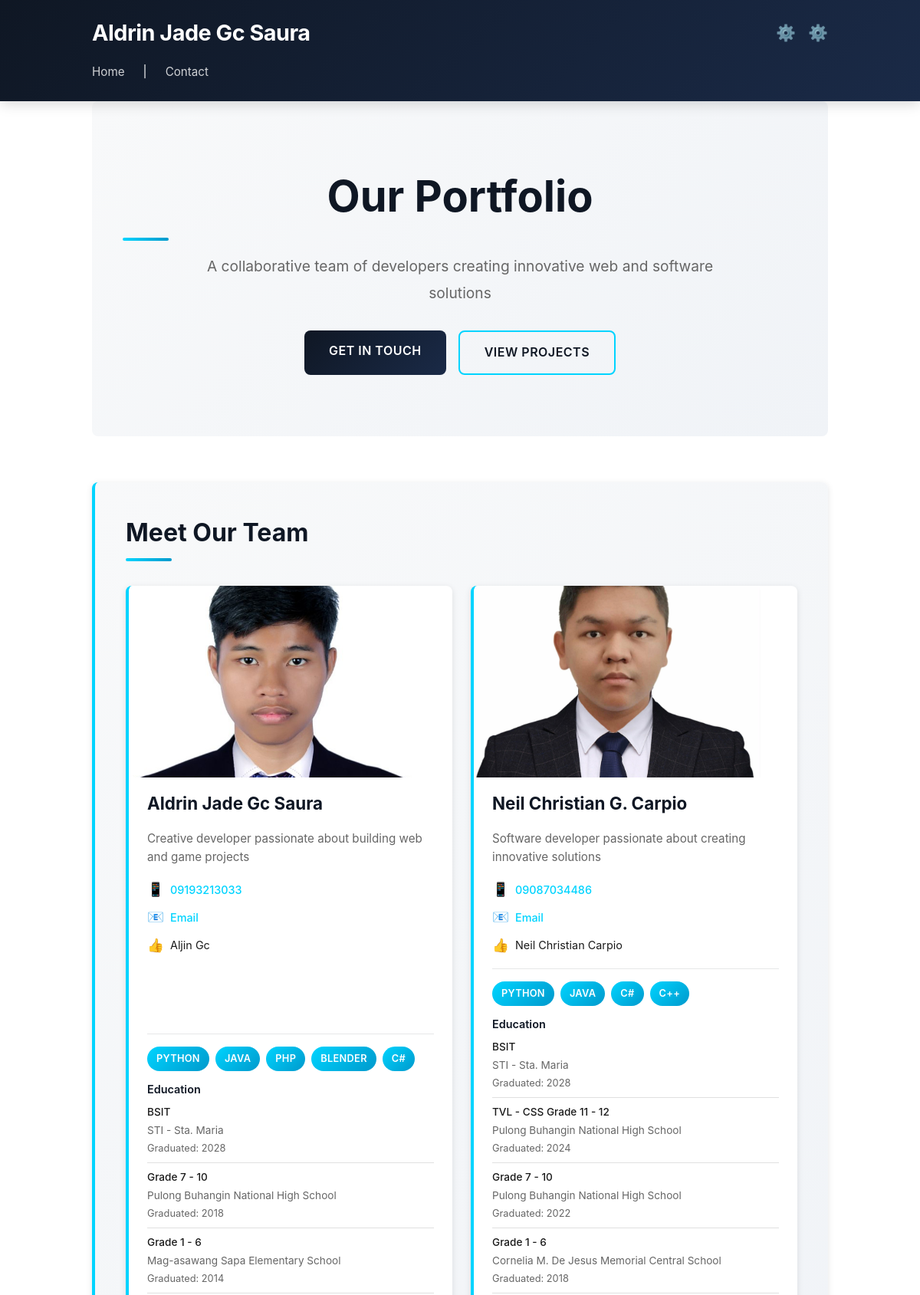
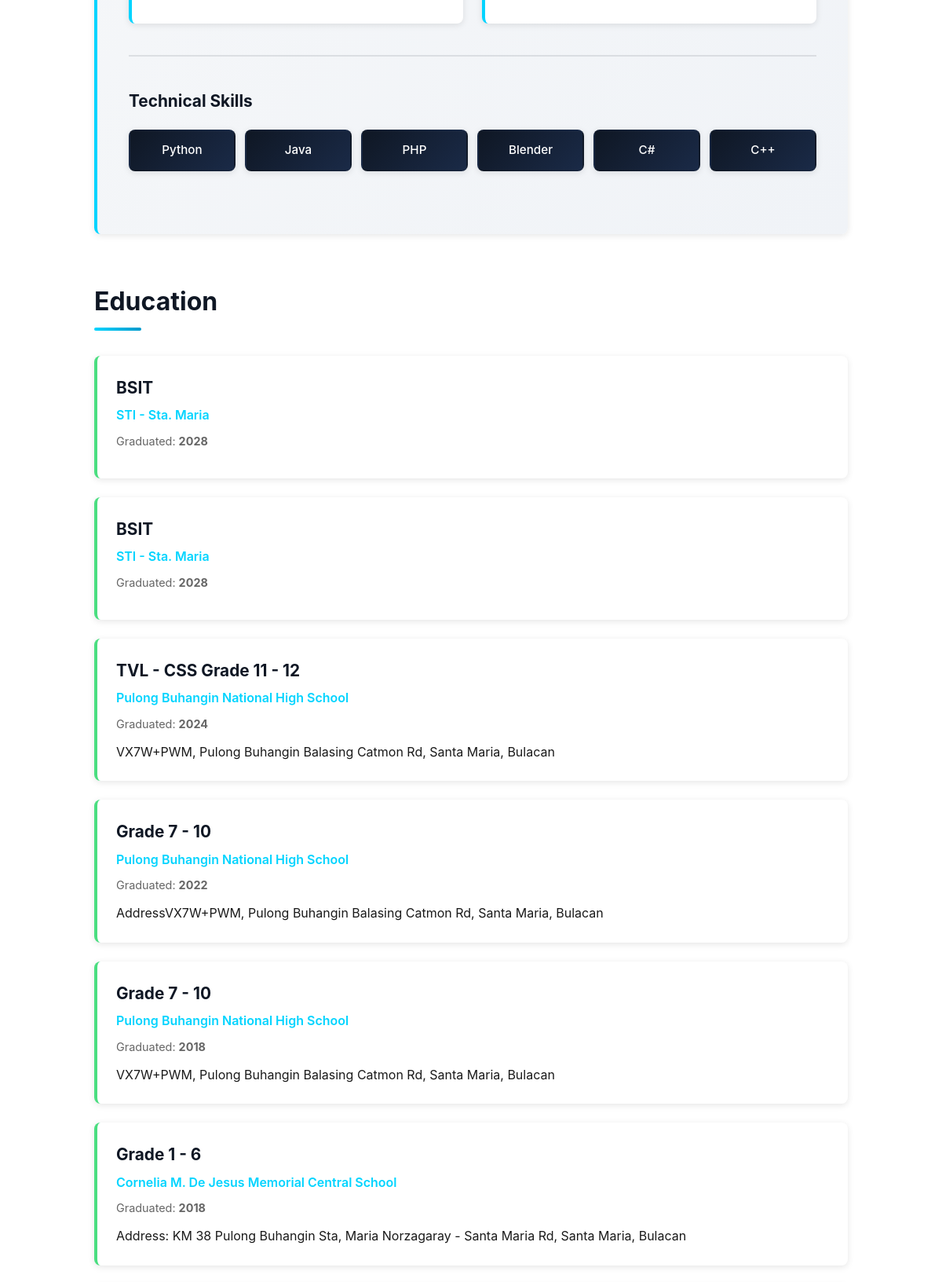
The page /portfolio/ (upper part) on the database its author committed (2 pictures, top to bottom).
### portfolio/models.py (models this page shows, shortened)
class Person(models.Model):
    name = models.CharField(max_length=200)
    photo = models.ImageField(upload_to='team/', null=True, blank=True, help_text='Upload a profile photo')
    bio = models.TextField(blank=True)
    contact_number = models.CharField(max_length=20, blank=True)
    email_primary = models.EmailField(blank=True)
    email_secondary = models.EmailField(blank=True)
    facebook = models.CharField(max_length=200, blank=True)
    instagram = models.CharField(max_length=200, blank=True)
    github = models.URLField(blank=True, help_text='GitHub profile URL')
    linkedin = models.URLField(blank=True, help_text='LinkedIn profile URL')
    twitter = models.URLField(blank=True, help_text='Twitter profile URL')
    skills = models.ManyToManyField(Skill, blank=True, help_text='Select skills for this person')
    order = models.IntegerField(default=0, help_text='Display order (lower numbers first)')
    created_at = models.DateTimeField(auto_now_add=True)
    class Meta:
        verbose_name_plural = 'People'
        ordering = ['order']

class Skill(models.Model):
    name = models.CharField(max_length=100, unique=True)

class Education(models.Model):
    person = models.ForeignKey(Person, on_delete=models.CASCADE, related_name='education', null=True, blank=True)
    school = models.CharField(max_length=200)
    program = models.CharField(max_length=200)
    description = models.TextField(blank=True)
    graduation_year = models.IntegerField()
    class Meta:
        ordering = ['-graduation_year']
        verbose_name_plural = 'Education'

### portfolio/views.py (the view)
# urls.py: path('portfolio/', views.index, name='index'),
def index(request):
    projects = Project.objects.all()
    people = Person.objects.all()  # Get all people
    skills = Skill.objects.all()
    experiences = Experience.objects.all()
    education = Education.objects.all()
    testimonials = Testimonial.objects.all()
    search_query = request.GET.get('q', '')
    if search_query:
        projects = projects.filter(
            Q(title__icontains=search_query) |
            Q(description__icontains=search_query) |
            Q(category__icontains=search_query)
        )
    category_filter = request.GET.get('category', '')
    if category_filter:
        projects = projects.filter(category=category_filter)
    categories = Project.objects.values_list('category', flat=True).distinct()
    return render(request, 'portfolio/index.html', {
        'projects': projects,
        'people': people,  # Pass all people to template
        'skills': skills,
        'experiences': experiences,
        'education': education,
        'testimonials': testimonials,
        'search_query': search_query,
        'categories': categories,
        'selected_category': category_filter,
    })

### templates/portfolio/index.html (shortened to what this page needs)
{% extends 'base.html' %}
{% block content %}
  <div class="hero-section">
    <h2>Our Portfolio</h2>
    <p class="hero-bio">A collaborative team of developers creating innovative web and software solutions</p>
    <div class="hero-cta">
      <a href="/contact/" class="cta-button primary">Get In Touch</a>
      <a href="#projects" class="cta-button secondary">View Projects</a>
    </div>
  </div>
  {% if people %}
    <div class="about">
      <h2>Meet Our Team</h2>
      <div class="team-grid">
        {% for person in people %}
          <div class="team-card">
            {% if person.photo %}
              <div class="team-photo">
                <img src="{{ person.photo.url }}" alt="{{ person.name }}" class="team-image">
              </div>
            {% endif %}
            <div class="team-card-header">
              <h3>{{ person.name }}</h3>
            </div>
            {% if person.bio %}
              <p class="team-bio">{{ person.bio }}</p>
            {% endif %}
            {% if person.contact_number or person.email_primary or person.facebook %}
              <div class="team-contact">
                {% if person.contact_number %}
                  <div class="team-contact-item">
                    <span class="icon">📱</span>
                    <a href="tel:{{ person.contact_number }}">{{ person.contact_number }}</a>
                  </div>
                {% endif %}
                {% if person.email_primary %}
                  <div class="team-contact-item">
                    <span class="icon">📧</span>
                    <a href="mailto:{{ person.email_primary }}">Email</a>
                  </div>
                {% endif %}
                {% if person.facebook %}
                  <div class="team-contact-item">
                    <span class="icon">👍</span>
                    <span>{{ person.facebook }}</span>
                  </div>
                {% endif %}
              </div>
            {% endif %}
            {% if person.skills.all %}
              <div class="team-skills">
                {% for skill in person.skills.all %}
                  <span class="skill-badge">{{ skill.name }}</span>
                {% endfor %}
              </div>
            {% endif %}
            {% if person.education.all %}
              <div class="team-education">
                <h4 style="margin-top: 12px; margin-bottom: 8px; font-size: 0.9rem; color: var(--primary); font-weight: 600;">Education</h4>
                {% for edu in person.education.all %}
                  <div style="font-size: 0.85rem; margin-bottom: 8px; padding-bottom: 8px; border-bottom: 1px solid #e0e0e0;">
                    <p style="margin: 0; font-weight: 500;">{{ edu.program }}</p>
                    <p style="margin: 2px 0; color: var(--text-light);">{{ edu.school }}</p>
                    <p style="margin: 0; color: var(--text-light); font-size: 0.8rem;">Graduated: {{ edu.graduation_year }}</p>
                  </div>
                {% endfor %}
              </div>
            {% endif %}
          </div>
        {% endfor %}
      </div>
      {% if skills %}
        <div class="skills-section" style="margin-top: 40px; padding-top: 40px; border-top: 2px solid rgba(15, 23, 36, 0.1);">
          <h3>Technical Skills</h3>
          <ul class="skills-list">
            {% for skill in skills %}
              <li>{{ skill.name }}</li>
            {% endfor %}
          </ul>
        </div>
      {% endif %}
    </div>
  {% endif %}
  {% if education %}
    <h2>Education</h2>
    <div class="education-list">
      {% for edu in education %}
        <div class="education-item">
          <h3>{{ edu.program }}</h3>
          <p class="education-school">{{ edu.school }}</p>
          <p class="education-year">Graduated: <strong>{{ edu.graduation_year }}</strong></p>
          {% if edu.description %}
            <p>{{ edu.description }}</p>
          {% endif %}
        </div>
      {% endfor %}
    </div>
  {% endif %}
{% endblock %}

### templates/base.html (shortened to what this page needs)
<!doctype html>
<html lang="en">
  <head>
    <link rel="stylesheet" href="/static/css/styles.css">
  </head>
  <body>
    <header class="site-header">
      <div class="container">
        <div class="header-top">
          <h1><a href="/">{% if people %}{{ people.0.name }}{% else %}My Portfolio{% endif %}</a></h1>
          <nav class="social-links">
            {% if people %}
              {% for person in people %}
                {% if person.github %}
                  <a href="{{ person.github }}" target="_blank" title="{{ person.name }} GitHub" aria-label="{{ person.name }} GitHub">
                    <span class="icon">⚙️</span>
                  </a>
                {% endif %}
              {% endfor %}
            {% endif %}
          </nav>
        </div>
        <nav class="site-nav">
          <a href="/">Home</a> | <a href="/contact/">Contact</a>
        </nav>
      </div>
    </header>
    <main class="container" id="main-content">
      {% block content %}{% endblock %}
    </main>
  </body>
</html>

### rows shown on the page
Person: name "Aldrin Jade Gc Saura", photo (picture), bio "Creative developer passionate about building web and game projects", contact_number "09193213033", facebook "Aljin Gc"
Person: photo (picture), name "Neil Christian G. Carpio", bio "Software developer passionate about creating innovative solutions", contact_number "09087034486", facebook "Neil Christian Carpio"
Skill: name "PYTHON", name "Python"
Skill: name "JAVA", name "Java"
Skill: name "PHP"
Skill: name "BLENDER", name "Blender"
Skill: name "C#"
Education: program "BSIT", school "STI - Sta. Maria", graduation_year "2028"
Education: program "Grade 7 - 10", school "Pulong Buhangin National High School", graduation_year "2018", description "VX7W+PWM, Pulong Buhangin Balasing Catmon Rd, Santa Maria, Bulacan"
Education: program "Grade 1 - 6", school "Mag-asawang Sapa Elementary School", graduation_year "2014"
Skill: name "C++"
Education: program "BSIT", school "STI - Sta. Maria", graduation_year "2028"
Education: program "TVL - CSS Grade 11 - 12", school "Pulong Buhangin National High School", graduation_year "2024", description "VX7W+PWM, Pulong Buhangin Balasing Catmon Rd, Santa Maria, Bulacan"
Education: program "Grade 7 - 10", school "Pulong Buhangin National High School", graduation_year "2022", description "AddressVX7W+PWM, Pulong Buhangin Balasing Catmon Rd, Santa Maria, Bulacan"
Education: program "Grade 1 - 6", school "Cornelia M. De Jesus Memorial Central School", graduation_year "2018", description "Address: KM 38 Pulong Buhangin Sta, Maria Norzagaray - Santa Maria Rd, Santa Maria, Bulacan"
